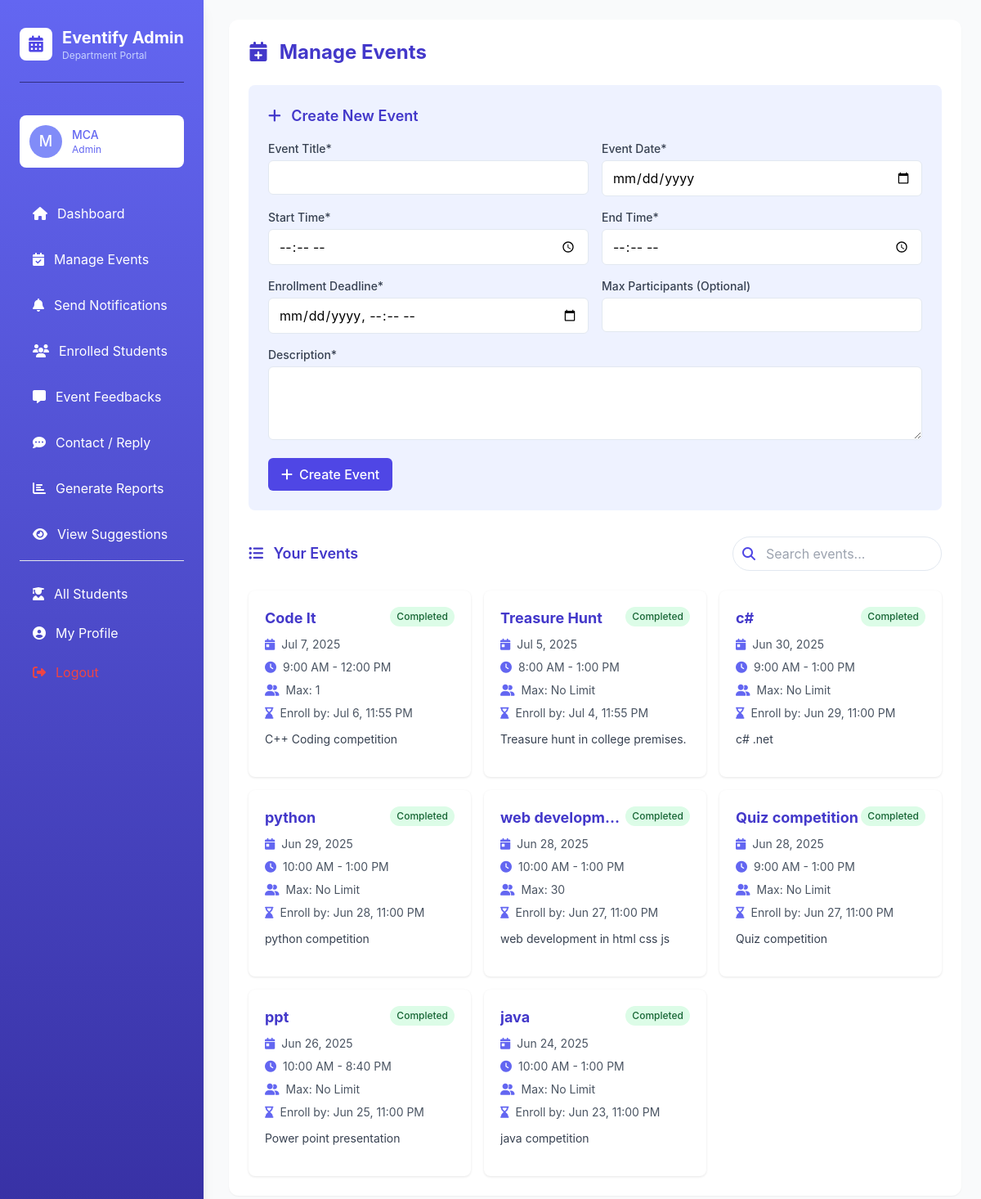
The app's page /department/manage_events.php (signed in) with its own data.
### tables this page shows
CREATE TABLE `events` (
  `event_id` int(11) NOT NULL,
  `event_title` varchar(150) NOT NULL,
  `event_description` text NOT NULL,
  `event_date` date NOT NULL,
  `event_time` time NOT NULL,
  `event_end_time` time NOT NULL,
  `max_participants` int(11) DEFAULT NULL,
  `enrollment_deadline` datetime DEFAULT NULL,
  `department_id` int(11) DEFAULT NULL,
  `created_at` timestamp NOT NULL DEFAULT current_timestamp(),
  `notified` tinyint(1) DEFAULT 0
);

### department/manage_events.php (the view, shortened to what this page needs)
<?php
require_once '../includes/db.php';
$department_id = $_SESSION['department_id'];
$search = isset($_GET['search']) ? $_GET['search'] : '';
if ($search) {
    $stmt = $pdo->prepare("SELECT * FROM events WHERE department_id = ? AND event_title LIKE ? ORDER BY event_date DESC");
    $stmt->execute([$department_id, "%$search%"]);
} else {
    $stmt = $pdo->prepare("SELECT * FROM events WHERE department_id = ? ORDER BY event_date DESC");
    $stmt->execute([$department_id]);
}
$events = $stmt->fetchAll();
$editEvent = null;
?>
<!DOCTYPE html>
<html lang="en">
<head>
    <script src="https://cdn.tailwindcss.com"></script>
    <link rel="stylesheet" href="https://cdnjs.cloudflare.com/ajax/libs/font-awesome/6.4.0/css/all.min.css">
</head>
<body class="bg-gray-50">
    <div class="flex">
        <?php include 'sidebar.php'; ?>
        <main class="flex-1 md:ml-64 p-6 mt-16 md:mt-0">
            <div class="max-w-7xl mx-auto">
                <div class="bg-white rounded-xl shadow-sm p-6 mb-6">
                    <div class="flex flex-col md:flex-row md:items-center md:justify-between mb-6">
                        <h1 class="text-2xl font-bold text-indigo-700 mb-4 md:mb-0">
                            <i class="fas fa-calendar-plus mr-2"></i> Manage Events
                        </h1>
                    </div>
                    <div class="bg-indigo-50 rounded-lg p-6 mb-8">
                        <h2 class="text-lg font-semibold text-indigo-700 mb-4">
                            <i class="fas fa-<?= $editEvent ? 'edit' : 'plus' ?> mr-2"></i>
                            <?= $editEvent ? 'Edit Event' : 'Create New Event' ?>
                        </h2>
                        <form action="" method="POST" class="grid form-grid gap-4">
                            <div>
                                <label class="block text-sm font-medium text-gray-700 mb-1">Event Title*</label>
                                <input type="text" name="title" required class="form-input"
                                    value="<?= htmlspecialchars($editEvent['event_title'] ?? '') ?>">
                            </div>
                            <div>
                                <label class="block text-sm font-medium text-gray-700 mb-1">Event Date*</label>
                                <input type="date" name="date" required min="<?= date('Y-m-d') ?>" class="form-input"
                                    value="<?= $editEvent['event_date'] ?? '' ?>">
                            </div>
                            <div>
                                <label class="block text-sm font-medium text-gray-700 mb-1">Start Time*</label>
                                <input type="time" name="start_time" required class="form-input"
                                    value="<?= $editEvent['event_time'] ?? '' ?>">
                            </div>
                            <div>
                                <label class="block text-sm font-medium text-gray-700 mb-1">End Time*</label>
                                <input type="time" name="end_time" required class="form-input"
                                    value="<?= $editEvent['event_end_time'] ?? '' ?>">
                            </div>
                            <div>
                                <label class="block text-sm font-medium text-gray-700 mb-1">Enrollment Deadline*</label>
                                <input type="datetime-local" name="enrollment_deadline" required
                                    min="<?= date('Y-m-d') ?>" class="form-input"
                                    value="<?= $editEvent['enrollment_deadline'] ?? '' ?>">
                            </div>
                            <div>
                                <label class="block text-sm font-medium text-gray-700 mb-1">Max Participants
                                    (Optional)</label>
                                <input type="number" name="max_participants" min="1" class="form-input"
                                    value="<?= $editEvent['max_participants'] ?? '' ?>">
                            </div>
                            <div class="md:col-span-2">
                                <label class="block text-sm font-medium text-gray-700 mb-1">Description*</label>
                                <textarea name="description" required rows="3"
                                    class="form-input"><?= htmlspecialchars($editEvent['event_description'] ?? '') ?></textarea>
                            </div>
                            <div class="md:col-span-2 flex flex-wrap gap-3">
                                <?php if ($editEvent): ?>
                                    <button type="submit" name="update" class="btn btn-warning">
                                        <i class="fas fa-save mr-2"></i> Update Event
                                    </button>
                                    <a href="manage_events.php" class="btn btn-secondary">
                                        <i class="fas fa-times mr-2"></i> Cancel
                                    </a>
                                <?php else: ?>
                                    <button type="submit" name="create" class="btn btn-primary">
                                        <i class="fas fa-plus mr-2"></i> Create Event
                                    </button>
                                <?php endif; ?>
                            </div>
                        </form>
                    </div>
                    <div class="flex flex-col md:flex-row md:items-center md:justify-between mb-6">
                        <h2 class="text-lg font-semibold text-indigo-700 mb-4 md:mb-0">
                            <i class="fas fa-list-ul mr-2"></i> Your Events
                        </h2>
                        <form method="GET" class="w-full md:w-auto">
                            <div class="relative">
                                <i class="fas fa-search absolute left-3 top-1/2 transform -translate-y-1/2 text-indigo-600"></i>
                                <input type="text" name="search" placeholder="Search events..."
                                    class="form-input search-input py-2 pl-10 pr-4 w-full md:w-64"
                                    value="<?= htmlspecialchars($search) ?>">
                            </div>
                        </form>
                    </div>
                    <?php if ($events): ?>
                        <div class="grid event-grid gap-4 sm:grid-cols-2 lg:grid-cols-3">
                            <?php foreach ($events as $event):
                                $isCompleted = strtotime($event['event_date'] . ' ' . $event['event_end_time']) < time();
                                ?>
                                <div class="event-card">
                                    <div class="p-5">
                                        <div class="flex justify-between items-start mb-2">
                                            <h3 class="text-lg font-bold text-indigo-700 truncate">
                                                <?= htmlspecialchars($event['event_title']) ?>
                                            </h3>
                                            <span
                                                class="text-xs font-medium px-2 py-1 rounded-full
                                                <?= $isCompleted ? 'bg-green-100 text-green-800' : 'bg-indigo-100 text-indigo-800' ?>">
                                                <?= $isCompleted ? 'Completed' : 'Upcoming' ?>
                                            </span>
                                        </div>
                                        <div class="space-y-2 text-sm text-gray-600 mb-3">
                                            <div class="flex items-center">
                                                <i class="fas fa-calendar-day mr-2 text-indigo-500"></i>
                                                <?= date('M j, Y', strtotime($event['event_date'])) ?>
                                            </div>
                                            <div class="flex items-center">
                                                <i class="fas fa-clock mr-2 text-indigo-500"></i>
                                                <?= date('g:i A', strtotime($event['event_time'])) ?> -
                                                <?= date('g:i A', strtotime($event['event_end_time'])) ?>
                                            </div>
                                            <div class="flex items-center">
                                                <i class="fas fa-user-friends mr-2 text-indigo-500"></i>
                                                Max: <?= $event['max_participants'] ?? 'No Limit' ?>
                                            </div>
                                            <div class="flex items-center">
                                                <i class="fas fa-hourglass-end mr-2 text-indigo-500"></i>
                                                Enroll by: <?= date('M j, g:i A', strtotime($event['enrollment_deadline'])) ?>
                                            </div>
                                        </div>
                                        <p class="text-gray-700 text-sm mb-4 line-clamp-2">
                                            <?= htmlspecialchars($event['event_description']) ?>
                                        </p>
                                    </div>
                                </div>
                            <?php endforeach; ?>
                        </div>
                    <?php endif; ?>
                </div>
            </div>
        </main>
    </div>
</body>
</html>

### department/manage_events.php (style rules this page uses)
:root { --primary: #4f46e5; --primary-light: #6366f1; --primary-dark: #4338ca; --secondary: #f59e0b; --success: #10b981; --danger: #ef4444; --warning: #f59e0b; }
body { font-family: 'Inter', system-ui, -apple-system, sans-serif; background-color: #f8fafc; }
.form-input { transition: all 0.3s ease; border: 1px solid #e2e8f0; border-radius: 0.375rem; padding: 0.5rem 0.75rem; width: 100%; }
.btn { transition: all 0.3s ease; border-radius: 0.375rem; padding: 0.5rem 1rem; font-weight: 500; display: inline-flex; align-items: center; justify-content: center; }
.btn-primary { background-color: var(--primary); color: white; }
.event-card { transition: all 0.3s ease; border-radius: 0.5rem; box-shadow: 0 1px 3px rgba(0, 0, 0, 0.1); overflow: hidden; background: white; }
.search-input { padding-left: 2.5rem; border-radius: 2rem; border: 1px solid #e2e8f0; transition: all 0.3s ease; width: 100%; max-width: 400px; }

### records on screen
events: event_title "Code It", shows "Completed", event_date "Jul 7, 2025", event_time "9:00 AM", event_end_time "12:00 PM", max_participants "1", enrollment_deadline "Jul 6, 11:55 PM", event_description "C++ Coding competition"
events: event_title "Treasure Hunt", shows "Completed", event_date "Jul 5, 2025", event_time "8:00 AM", event_end_time "1:00 PM", max_participants "No Limit", enrollment_deadline "Jul 4, 11:55 PM", event_description "Treasure hunt in college premises."
events: event_title "c#", shows "Completed", event_date "Jun 30, 2025", event_time "9:00 AM", event_end_time "1:00 PM", max_participants "No Limit", enrollment_deadline "Jun 29, 11:00 PM", event_description "c# .net"
events: event_title "python", shows "Completed", event_date "Jun 29, 2025", event_time "10:00 AM", event_end_time "1:00 PM", max_participants "No Limit", enrollment_deadline "Jun 28, 11:00 PM", event_description "python competition"
events: event_title "web developm…", shows "Completed", event_date "Jun 28, 2025", event_time "10:00 AM", event_end_time "1:00 PM", max_participants "30", enrollment_deadline "Jun 27, 11:00 PM", event_description "web development in html css js"
events: event_title "Quiz competition", shows "Completed", event_date "Jun 28, 2025", event_time "9:00 AM", event_end_time "1:00 PM", max_participants "No Limit", enrollment_deadline "Jun 27, 11:00 PM", event_description "Quiz competition"
events: event_title "ppt", shows "Completed", event_date "Jun 26, 2025", event_time "10:00 AM", event_end_time "8:40 PM", max_participants "No Limit", enrollment_deadline "Jun 25, 11:00 PM", event_description "Power point presentation"
events: event_title "java", shows "Completed", event_date "Jun 24, 2025", event_time "10:00 AM", event_end_time "1:00 PM", max_participants "No Limit", enrollment_deadline "Jun 23, 11:00 PM", event_description "java competition"

### other values on screen
substr(htmlspecialchars($_SESSION['department_name']), 0, 1) "M"
$_SESSION['department_name'] "MCA"
